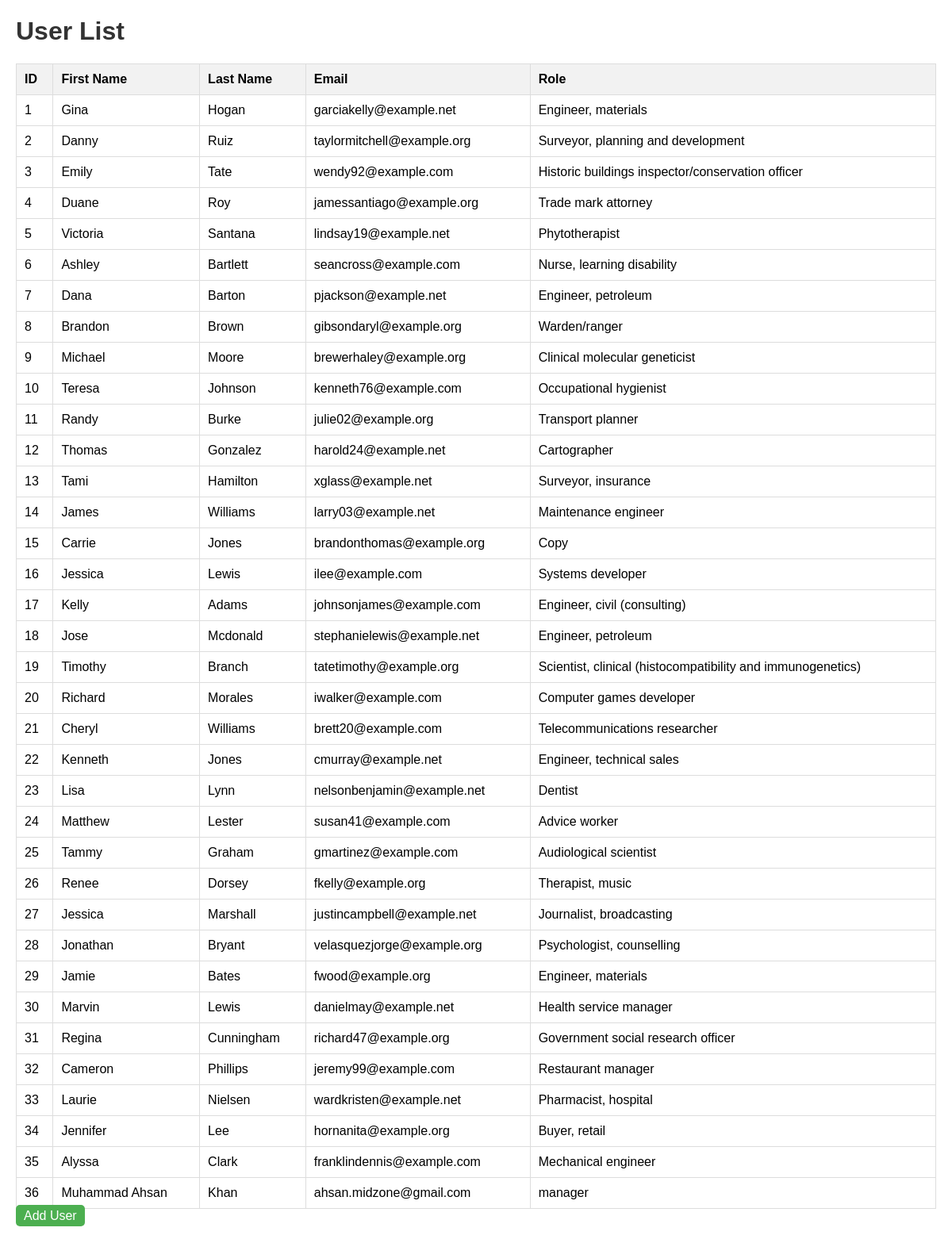
The page / on the database its author committed.
### app.py (models this page shows)
class User(db.Model):
    id = db.Column(db.Integer, primary_key=True)
    firstname = db.Column(db.String(50), nullable=False)
    lastname = db.Column(db.String(50), nullable=False)
    email = db.Column(db.String(120), unique=True, nullable=False)
    role = db.Column(db.String(50), nullable=False)

### app.py (the view)
@app.route('/')
def index():
    users = User.query.all()
    return render_template('index.html', users=users)

### templates/index.html (shortened to what this page needs)
<!DOCTYPE html>
<html lang="en">
<head>
</head>
<body>
    <h1>User List</h1>
    <table>
        <thead>
            <tr>
                <th>ID</th>
                <th>First Name</th>
                <th>Last Name</th>
                <th>Email</th>
                <th>Role</th>
            </tr>
        </thead>
        <tbody>
            {% for user in users %}
                <tr>
                    <td>{{ user.id }}</td>
                    <td>{{ user.firstname }}</td>
                    <td>{{ user.lastname }}</td>
                    <td>{{ user.email }}</td>
                    <td>{{ user.role }}</td>
                </tr>
            {% endfor %}
        </tbody>
    </table>
    <a href="{{ url_for('add_user') }}">Add User</a>
</body>
</html>

### templates/index.html (style rules this page uses)
body { font-family: Arial, sans-serif; margin: 20px; }
h1 { color: #333; }
table { width: 100%; border-collapse: collapse; margin-top: 20px; }
th, td { border: 1px solid #ddd; padding: 10px; text-align: left; }
th { background-color: #f2f2f2; }
a { text-decoration: none; padding: 5px 10px; background-color: #4CAF50; color: white; border-radius: 5px; }

### rows shown on the page
User: id "1", firstname "Gina", lastname "Hogan", email "garciakelly@example.net", role "Engineer, materials"
User: id "2", firstname "Danny", lastname "Ruiz", email "taylormitchell@example.org", role "Surveyor, planning and development"
User: id "3", firstname "Emily", lastname "Tate", email "wendy92@example.com", role "Historic buildings inspector/conservation officer"
User: id "4", firstname "Duane", lastname "Roy", email "jamessantiago@example.org", role "Trade mark attorney"
User: id "5", firstname "Victoria", lastname "Santana", email "lindsay19@example.net", role "Phytotherapist"
User: id "6", firstname "Ashley", lastname "Bartlett", email "seancross@example.com", role "Nurse, learning disability"
User: id "7", firstname "Dana", lastname "Barton", email "pjackson@example.net", role "Engineer, petroleum"
User: id "8", firstname "Brandon", lastname "Brown", email "gibsondaryl@example.org", role "Warden/ranger"
User: id "9", firstname "Michael", lastname "Moore", email "brewerhaley@example.org", role "Clinical molecular geneticist"
User: id "10", firstname "Teresa", lastname "Johnson", email "kenneth76@example.com", role "Occupational hygienist"
User: id "11", firstname "Randy", lastname "Burke", email "julie02@example.org", role "Transport planner"
User: id "12", firstname "Thomas", lastname "Gonzalez", email "harold24@example.net", role "Cartographer"
User: id "13", firstname "Tami", lastname "Hamilton", email "xglass@example.net", role "Surveyor, insurance"
User: id "14", firstname "James", lastname "Williams", email "larry03@example.net", role "Maintenance engineer"
User: id "15", firstname "Carrie", lastname "Jones", email "brandonthomas@example.org", role "Copy"
User: id "16", firstname "Jessica", lastname "Lewis", email "ilee@example.com", role "Systems developer"
User: id "17", firstname "Kelly", lastname "Adams", email "johnsonjames@example.com", role "Engineer, civil (consulting)"
User: id "18", firstname "Jose", lastname "Mcdonald", email "stephanielewis@example.net", role "Engineer, petroleum"
User: id "19", firstname "Timothy", lastname "Branch", email "tatetimothy@example.org", role "Scientist, clinical (histocompatibility and immunogenetics)"
User: id "20", firstname "Richard", lastname "Morales", email "iwalker@example.com", role "Computer games developer"
User: id "21", firstname "Cheryl", lastname "Williams", email "brett20@example.com", role "Telecommunications researcher"
User: id "22", firstname "Kenneth", lastname "Jones", email "cmurray@example.net", role "Engineer, technical sales"
User: id "23", firstname "Lisa", lastname "Lynn", email "nelsonbenjamin@example.net", role "Dentist"
User: id "24", firstname "Matthew", lastname "Lester", email "susan41@example.com", role "Advice worker"
User: id "25", firstname "Tammy", lastname "Graham", email "gmartinez@example.com", role "Audiological scientist"
User: id "26", firstname "Renee", lastname "Dorsey", email "fkelly@example.org", role "Therapist, music"
User: id "27", firstname "Jessica", lastname "Marshall", email "justincampbell@example.net", role "Journalist, broadcasting"
User: id "28", firstname "Jonathan", lastname "Bryant", email "velasquezjorge@example.org", role "Psychologist, counselling"
User: id "29", firstname "Jamie", lastname "Bates", email "fwood@example.org", role "Engineer, materials"
User: id "30", firstname "Marvin", lastname "Lewis", email "danielmay@example.net", role "Health service manager"
User: id "31", firstname "Regina", lastname "Cunningham", email "richard47@example.org", role "Government social research officer"
User: id "32", firstname "Cameron", lastname "Phillips", email "jeremy99@example.com", role "Restaurant manager"
User: id "33", firstname "Laurie", lastname "Nielsen", email "wardkristen@example.net", role "Pharmacist, hospital"
User: id "34", firstname "Jennifer", lastname "Lee", email "hornanita@example.org", role "Buyer, retail"
User: id "35", firstname "Alyssa", lastname "Clark", email "franklindennis@example.com", role "Mechanical engineer"
User: id "36", firstname "Muhammad Ahsan", lastname "Khan", email "ahsan.midzone@gmail.com", role "manager"
